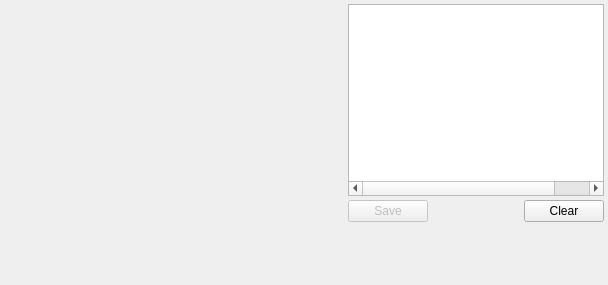
<?xml version="1.0" encoding="UTF-8"?>
<ui version="4.0">
 <class>SlicesWindow</class>
 <widget class="QWidget" name="SlicesWindow">
  <property name="geometry">
   <rect>
    <x>0</x>
    <y>0</y>
    <width>608</width>
    <height>285</height>
   </rect>
  </property>
  <property name="sizePolicy">
   <sizepolicy hsizetype="Minimum" vsizetype="Minimum">
    <horstretch>0</horstretch>
    <verstretch>0</verstretch>
   </sizepolicy>
  </property>
  <property name="windowTitle">
   <string>Slices</string>
  </property>
  <property name="windowIcon">
   <iconset resource="icons.qrc">
    <normaloff>:/uchroma/icons/uchroma.png</normaloff>:/uchroma/icons/uchroma.png</iconset>
  </property>
  <layout class="QVBoxLayout" name="verticalLayout">
   <property name="spacing">
    <number>4</number>
   </property>
   <property name="margin">
    <number>4</number>
   </property>
   <item>
    <layout class="QHBoxLayout" name="horizontalLayout_41">
     <item>
      <widget class="GraphWidget" name="SlicesGraph" native="true">
       <property name="sizePolicy">
        <sizepolicy hsizetype="Expanding" vsizetype="Expanding">
         <horstretch>1</horstretch>
         <verstretch>0</verstretch>
        </sizepolicy>
       </property>
      </widget>
     </item>
     <item>
      <layout class="QVBoxLayout" name="verticalLayout_24">
       <item>
        <widget class="QTreeWidget" name="SlicesTree">
         <property name="sizePolicy">
          <sizepolicy hsizetype="Preferred" vsizetype="Expanding">
           <horstretch>0</horstretch>
           <verstretch>0</verstretch>
          </sizepolicy>
         </property>
         <property name="editTriggers">
          <set>QAbstractItemView::DoubleClicked|QAbstractItemView::EditKeyPressed</set>
         </property>
         <property name="showDropIndicator" stdset="0">
          <bool>false</bool>
         </property>
         <property name="dragEnabled">
          <bool>true</bool>
         </property>
         <property name="dragDropMode">
          <enum>QAbstractItemView::InternalMove</enum>
         </property>
         <property name="defaultDropAction">
          <enum>Qt::MoveAction</enum>
         </property>
         <property name="selectionMode">
          <enum>QAbstractItemView::ExtendedSelection</enum>
         </property>
         <property name="columnCount">
          <number>3</number>
         </property>
         <attribute name="headerVisible">
          <bool>false</bool>
         </attribute>
         <column>
          <property name="text">
           <string notr="true">1</string>
          </property>
         </column>
         <column>
          <property name="text">
           <string notr="true">2</string>
          </property>
         </column>
         <column>
          <property name="text">
           <string notr="true">3</string>
          </property>
         </column>
        </widget>
       </item>
       <item>
        <layout class="QHBoxLayout" name="horizontalLayout_39">
         <item>
          <widget class="QPushButton" name="SlicesSaveButton">
           <property name="enabled">
            <bool>false</bool>
           </property>
           <property name="text">
            <string>Save</string>
           </property>
          </widget>
         </item>
         <item>
          <spacer name="horizontalSpacer_12">
           <property name="orientation">
            <enum>Qt::Horizontal</enum>
           </property>
           <property name="sizeHint" stdset="0">
            <size>
             <width>40</width>
             <height>20</height>
            </size>
           </property>
          </spacer>
         </item>
         <item>
          <widget class="QPushButton" name="SlicesClearButton">
           <property name="text">
            <string>Clear</string>
           </property>
          </widget>
         </item>
        </layout>
       </item>
       <item>
        <spacer name="verticalSpacer_5">
         <property name="orientation">
          <enum>Qt::Vertical</enum>
         </property>
         <property name="sizeHint" stdset="0">
          <size>
           <width>20</width>
           <height>40</height>
          </size>
         </property>
        </spacer>
       </item>
      </layout>
     </item>
    </layout>
   </item>
  </layout>
 </widget>
 <customwidgets>
  <customwidget>
   <class>GraphWidget</class>
   <extends>QWidget</extends>
   <header>gui/graphwidget.h</header>
   <container>1</container>
  </customwidget>
 </customwidgets>
 <resources>
  <include location="icons.qrc"/>
 </resources>
 <connections/>
</ui>
